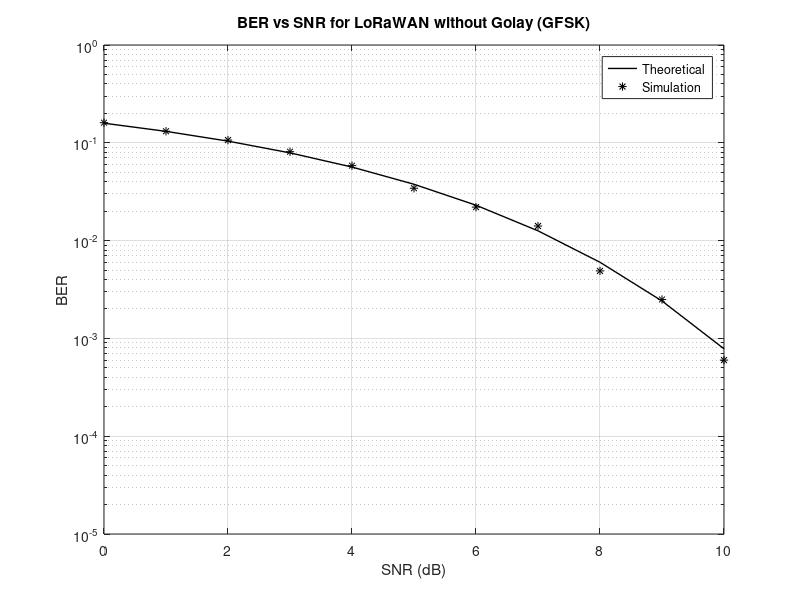

This chart was generated by the following MATLAB code:
 %This program simulates BER of GFSK in AWGN channel%
 close all; clc;
 num_bit=15;                              %Signal length 
 max_run=10000;                           %Maximum number of iterations for a single SNR
 Eb=1;                                    %Bit energy
 SNRdB=0:1:10;                            %Signal to Noise Ratio (in dB)
 SNR=10.^(SNRdB/10);                      
 hand=waitbar(0,'Please Wait....');
 BER_sim=zeros(length(SNR));
 for count=1:length(SNR)                  %Beginning of loop for different SNR
     avgError=0;
     No=Eb/SNR(count);                    %Calculate noise power from SNR
     
     for run_time=1:max_run               %Beginning of loop for different runs
         waitbar((((count-1)*max_run)+run_time-1)/(length(SNRdB)*max_run));
         Error=0;
         
         data=randi(1,num_bit);            %Generate binary data source
         s=data+1i*(~data);                %Baseband GFSK modulation
         
         NI=sqrt(No/2)*randn(1,num_bit);
         NQ=sqrt(No/2)*randn(1,num_bit);
         N=NI+1i*NQ;                       %Generate complex AWGN
         
         Y=s+N;                            %Received Signal
         
         Z=zeros(num_bit);
         for k=1:num_bit                  %Decision device taking hard decision and deciding error
             Z(k)=real(Y(k))-imag(Y(k));
             if ((Z(k)>0 && data(k)==0)||(Z(k)<0 && data(k)==1))
                 Error=Error+1;
             end
         end
        
         Error=Error/num_bit;             %Calculate error/bit
         avgError=avgError+Error;         %Calculate error/bit for different runs        
     end                                  %Termination of loop for different runs
     BER_sim(count)=avgError/max_run;     %Calculate BER for a particular SNR                                  
 end                                      %Termination of loop for different SNR 
 BER_th=(1/2)*erfc(sqrt(SNR/2));          %Calculate analytical BER
 close(hand);
 
 semilogy(SNRdB,BER_th,'k','linewidth',1);              %Plot BER
 grid on, hold on;
 semilogy(SNRdB,BER_sim,'k*');
 legend('Theoretical','Simulation');
 title('BER vs SNR for LoRaWAN without Golay (GFSK)');
 xlabel('SNR (dB)');
 ylabel('BER');
 axis([min(SNRdB) max(SNRdB) 10^(-5) 1]);
 hold off